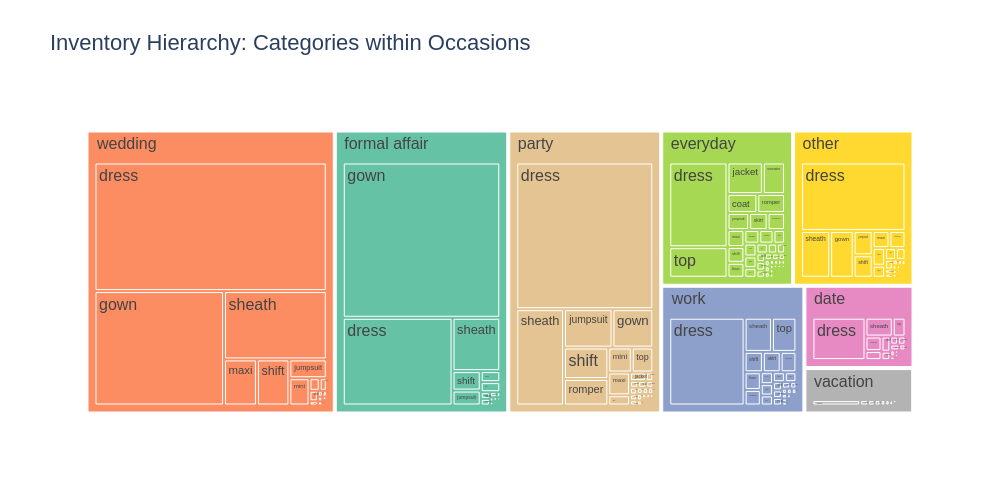

Source (notebook cell):
### Code cell
# --- Visualization 4: Top 20 Most Popular Categories (Horizontal Bar Chart) ---
# 1. Prepare the data: Count occurrences of each category and take top 20
top_categories = (
    rent_the_runway_visualization['category']
    .value_counts()
    .head(20)
    .reset_index()
)
top_categories.columns = ['category', 'count'] # Rename columns for cleaner plotting
fig4 = px.bar(
    top_categories,
    x='count',
    y='category',
    orientation='h',
    title='Top 20 Most Popular Categories',
    labels={'count': 'Number of Rentals', 'category': 'Category'},
    color='count',
    color_continuous_scale=px.colors.sequential.Blues,
    text='count',
    template=plotly_template
)
fig4.update_layout(
    width=fig_width,
    height=fig_height,
    font=dict(family=font_family, size=16),
    yaxis=dict(autorange="reversed", showgrid=True, gridcolor='lightgray'),
    xaxis=dict(showgrid=True, gridcolor='lightgray')
)
#fig4.show()

# --- Visualization 5: Category vs. Occasion Hierarchy (Treemap) ---
# 1. Prepare the data: Aggregate counts by 'rented_for' and 'category'
treemap_data = (
    rent_the_runway_visualization
    .groupby(['rented_for', 'category'])
    .size()
    .reset_index(name='count')
)
fig5 = px.treemap(
    treemap_data,
    path=['rented_for', 'category'],
    values='count',
    title='Inventory Hierarchy: Categories within Occasions',
    color='rented_for',
    color_discrete_sequence=color_sequence,
    template=plotly_template
)
fig5.update_layout(
    width=fig_width,
    height=fig_height,
    font=dict(family=font_family, size=16)
)
#fig5.show()

### Figure 1 — Plotly figure (JSON) as saved in the notebook; plotly's stock layout.template omitted (floating-point values rounded to 4 significant figures; data arrays with more than 128 entries replaced by an {"elided": "..."} marker saying what was removed)
{"data": [{"branchvalues": "total", "customdata": {"elided": "369x1 str values"}, "domain": {"x": [0, 1], "y": [0, 1]}, "hovertemplate": "labels=%{label}<br>count=%{value}<br>parent=%{parent}<br>id=%{id}<br>rented_for=%{customdata[0]}<extra></extra>", "ids": {"elided": "369 str values"}, "labels": {"elided": "369 str values"}, "marker": {"colors": {"elided": "369 str values"}}, "name": "", "parents": {"elided": "369 str values"}, "type": "treemap", "values": {"elided": "369 int values"}}], "layout": {"font": {"family": "Arial", "size": 16}, "height": 500, "legend": {"tracegroupgap": 0}, "title": {"text": "Inventory Hierarchy: Categories within Occasions"}, "treemapcolorway": ["rgb(102,194,165)", "rgb(252,141,98)", "rgb(141,160,203)", "rgb(231,138,195)", "rgb(166,216,84)", "rgb(255,217,47)", "rgb(229,196,148)", "rgb(179,179,179)"], "width": 1000}}
